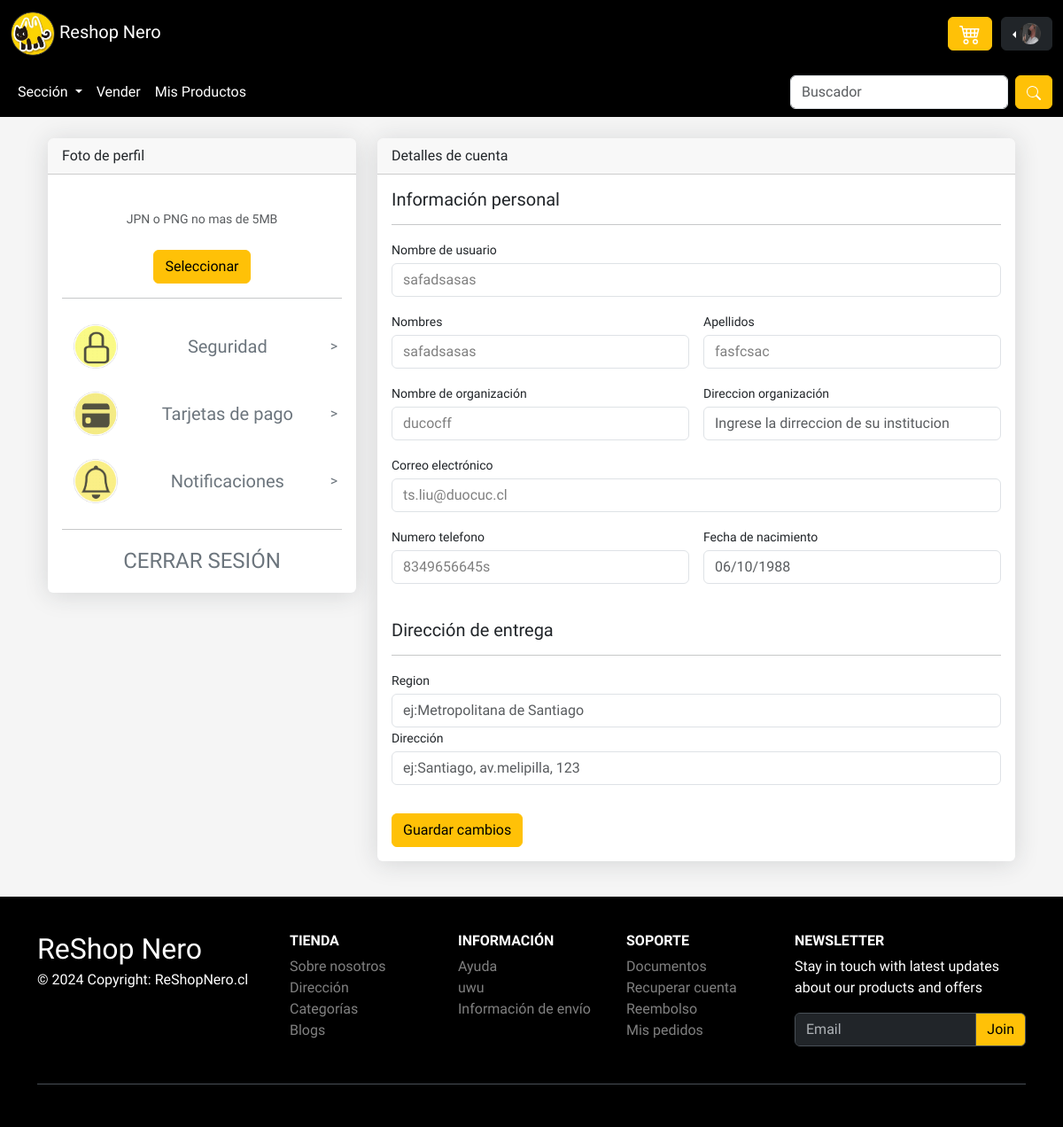
The app's page /perfil_usuario/1/ with its own data.
### uni_segun/models.py (models this page shows, shortened)
class Usuario(models.Model):
    nombre = models.CharField(max_length=255)
    apellido = models.CharField(max_length=255)
    rut = models.CharField(max_length=12, unique=True)
    academia = models.CharField(max_length=255)
    email = models.EmailField(unique=True)
    contraseña = models.CharField(max_length=255)
    numero_de_telefono = models.CharField(max_length=15, unique=True)
    fecha_registro = models.DateTimeField(auto_now_add=True)

### uni_segun/views.py (the view)
# urls.py: path('perfil_usuario/<int:usuario_id>/', views.perfil_usuario, name='perfil_usuario'),
def perfil_usuario(request, usuario_id):
    usuario = get_object_or_404(Usuario, id=usuario_id)
    carrito = request.session.get('carrito', [])
    total = sum(item['precio'] * item['cantidad'] for item in carrito)
    cant = sum(item['cantidad'] for item in carrito)
    context = {
        'carrito': carrito,
        'total': total,
        'cant':cant,
        'usuario': usuario,
    }
    return render(request, 'perfil.html', context)

### uni_segun/templates/perfil.html (shortened to what this page needs)
<!DOCTYPE html>
<html lang="es">
<head>
    {% load static %}
    <link rel="stylesheet" href="{% static 'css/estilo_perfil.css' %}">
    <link href="{% static 'bootstrap-5.3.3/dist/css/bootstrap.min.css' %}" rel="stylesheet">
    <link rel="stylesheet" href="{% static 'css/estilo.carrodecompra.css' %}">
    <link rel="stylesheet" href="{% static 'css/style.css' %}">
</head>
<body>
    <div class="sticky-top">
      <nav class="navbar navbar-expand-lg navbar-dark navbar-custom" data-bs-theme="dark">
          <div class="container-fluid">
            <a class="navbar-brand" href="{% url 'inicioUsuario' %}"><img src="{% static 'imgs/logo.png' %}" alt="" style="height: 50px; width: 50px;"> Reshop Nero</a>
            <form class="d-flex" role="button">
                  <button class="btn btn-warning position-relative" style="margin-right: 10px;" type="button" data-bs-toggle="offcanvas" data-bs-target="#offcanvasExample" aria-controls="offcanvasExample">
                    </button>
                  <div class="btn-group dropstart">
                      <button type="button" class="btn btn-dark dropdown-toggle" data-bs-toggle="dropdown" aria-expanded="false">
                          <img src="{% static 'imgs/fotodeperfil.jpg' %}" class="float-end" style="height: 2dvw; width: 2dvw; border-radius: 50%;">
                      </button>
                  </div>
              </form>
          </div>
      </nav>
      <nav class="navbar navbar-expand-lg navbar-dark navbar-custom">
          <div class="container-fluid">
              <div class="collapse navbar-collapse" id="navbarSupportedContent">
                  <ul class="navbar-nav me-auto mb-2 mb-lg-0">
                      <li class="nav-item dropdown">
                          <a class="nav-link active dropdown-toggle" href="#" role="button" data-bs-toggle="dropdown" aria-expanded="false">
                              Sección
                          </a>
                      </li>
                  </ul>
                  <div class="collapse navbar-collapse" id="navbarNav">
                      <ul class="navbar-nav">
                        <li class="nav-item">
                          <a class="nav-link active" href="{% url 'venderProducto'%}">Vender</a>
                      </li>
                      <li class="nav-item">
                        <a class="nav-link active" href="{% url 'misproductos'%}">Mis Productos</a>
                      </li>
                      </ul>
                  </div>
                  <form class="d-flex" role="search">
                      <input class="form-control me-2" type="search" placeholder="Buscador" aria-label="Search">
                      <button class="btn btn-warning" type="submit"></button>
                  </form>
              </div>
          </div>
      </nav>
  </div>
    <div class="container-xl px-4 mt-4">
        <div class="row">
            <div class="col-xl-4">
                <div class="card mb-4 mb-xl-0 " >
                    <div class="card-header">Foto de perfil</div>
                    <div class="card-body text-center">
                        <div class="small font-italic text-muted mb-4">JPN o PNG no mas de 5MB</div>
                        <button class="btn btn-warning" onclick="document.getElementById('fileInput').click()">Seleccionar</button>
                        <hr>
                        <a href="#" class="text-secondary text-decoration-none" >
                          <div class="d-flex align-items-center rounded fa" style="padding: 5px!important;"   >
                            <div class="  rounded-circle p-2" >
                              <img src="{% static 'imgs/seguridad.png' %}" alt="Seguridad" style="width: 50px; height: 50px; opacity: 0.8;  ">
                            </div>
                              <h5 class="mb-0 flex-grow-1">Seguridad</h5>
                            <span class="text-primary ml-auto text-secondary">></span>
                          </div>
                        </a>
                        <a href="#" class="text-secondary text-decoration-none">
                        <div class="d-flex align-items-center rounded" style="padding: 5px!important;" >
                          <div class=" text-white rounded-circle p-2">
                            <img src="{% static 'imgs/targeta.png' %}" alt="targeta" style="width: 50px; height: 50px; opacity: 0.8; ">
                          </div>
                            <h5 class="mb-0 flex-grow-1">Tarjetas de pago</h5>
                          <span class="text-primary ml-auto text-secondary">></span>
                        </div>
                        </a>
                        <a href="#" class="text-secondary text-decoration-none">
                          <div class="d-flex align-items-center rounded" style="padding: 5px!important;" >
                            <div class=" text-white rounded-circle p-2">
                              <img src="{% static 'imgs/notificacion.png' %}" alt="notificacion" style="width: 50px; height: 50px; opacity: 0.8; ">
                            </div>
                              <h5 class="mb-0 flex-grow-1">Notificaciones</h5>
                            <span class="text-primary ml-auto text-secondary">></span>
                          </div>
                        </a>
                        <hr>
                          <a href="{% url 'index' %}" class="text-secondary text-decoration-none">
                            <div class="d-flex align-items-center rounded" style="padding: 5px!important;" >
                                <h4 class="mb-0 flex-grow-1">CERRAR SESIÓN</h4>
                            </div>
                          </a>
                    </div>
                </div>
            </div>
            <div class="col-xl-8">
                <div class="card mb-4">
                    <div class="card-header">Detalles de cuenta</div>
                    <div class="card-body">
                      <form id="perfil-form" method="post" action="{% url 'actualizar_perfil' %}">
                              <h5>Información personal</h5>
                              <hr>
                            <div class="mb-3">
                                <label class="small mb-1" for="inputUsername">Nombre de usuario</label>
                                <input class="form-control" id="inputUsername" type="text" placeholder="Nombre usuario" name="nombre" value="{{ usuario.nombre }}">
                            </div>
                            <div class="row gx-3 mb-3">
                                <div class="col-md-6">
                                    <label class="small mb-1" for="inputFirstName">Nombres</label>
                                    <input class="form-control" id="inputFirstName" type="text" placeholder="Ingrese su nombre" name="nombre" value="{{ usuario.nombre }}" >
                                </div>
                                <div class="col-md-6">
                                    <label class="small mb-1" for="inputLastName">Apellidos</label>
                                    <input class="form-control" id="inputLastName" type="text" placeholder="Ingrese su apellido" name="apellido" value="{{ usuario.apellido }}">
                                </div>
                            </div>
                            <div class="row gx-3 mb-3">
                                <div class="col-md-6">
                                    <label class="small mb-1" for="inputOrgName">Nombre de organización</label>
                                    <input class="form-control" id="inputOrgName" type="text" placeholder="Ingrese el nombre de su institucion" name="academia" value="{{ usuario.academia }}" >
                                </div>
                                <div class="col-md-6">
                                    <label class="small mb-1" for="inputLocation">Direccion organización</label>
                                    <input class="form-control" id="inputLocation" type="text" placeholder="Ingrese la dirreccion de su institucion" >
                                </div>
                            </div>
                            <div class="mb-3">
                                <label class="small mb-1" for="inputEmailAddress">Correo electrónico</label>
                                <input class="form-control" id="inputEmailAddress" type="email" placeholder="name@example.com" name="email" value="{{ usuario.email }}">
                            </div>
                            <div class="row gx-3 mb-3">
                                <div class="col-md-6">
                                    <label class="small mb-1" for="inputPhone">Numero telefono</label>
                                    <input class="form-control" id="inputPhone" type="tel" placeholder="+5692222222" name="numero_de_telefono" value="{{ usuario.numero_de_telefono }}">
                                </div>
                                <div class="col-md-6">
                                    <label class="small mb-1" for="inputBirthday">Fecha de nacimiento</label>
                                    <input class="form-control" id="inputBirthday" type="text" name="birthday" placeholder="06/10/1988">
                                </div>
                            </div>
                            <br>
                              <h5>Dirección de entrega</h5>
                              <hr>
                                <div class="row gx-3 mb-3">
                                    <div class="mb-3">
                                        <label class="small mb-1" for="inputUsername">Region</label>
                                        <input class="form-control" id="inputUsername" type="text" placeholder="ej:Metropolitana de Santiago" name="ciudad" value="" >
                                        <label class="small mb-1" for="inputUsername">Dirección</label>
                                        <input class="form-control" id="inputUsername" type="text" placeholder="ej:Santiago, av.melipilla, 123" name="direccion" value="">
                                    </div>
                                </div>
                                <button class="btn btn-warning " type="submit">Guardar cambios</button>
                              </form>
                    </div>
                </div>
            </div>
                </div>
            </div>
<footer class="text-center text-lg-start text-muted bg-dark mt-3" style="background-color: black!important;" data-bs-theme="dark">
  <section class="">
    <div class="container text-center text-md-start pt-4 pb-4">
      <div class="row mt-3">
        <div class="col-12 col-lg-3 col-sm-12 mb-2">
          <a href="{% url 'index' %}" target="_blank" class="text-white h2">
            ReShop Nero
          </a>
          <p class="mt-1 text-white">
            © 2024 Copyright: ReShopNero.cl
          </p>
        </div>
        <div class="col-6 col-sm-4 col-lg-2">
          <h6 class="text-uppercase text-white fw-bold mb-2">
            Tienda
          </h6>
          <ul class="list-unstyled mb-4">
            <li><a class="text-white-50" href="#">Sobre nosotros</a></li>
            <li><a class="text-white-50" href="#">Dirección</a></li>
            <li><a class="text-white-50" href="#">Categorías</a></li>
            <li><a class="text-white-50" href="#">Blogs</a></li>
          </ul>
        </div>
        <div class="col-6 col-sm-4 col-lg-2">
          <h6 class="text-uppercase text-white fw-bold mb-2">
            Información
          </h6>
          <ul class="list-unstyled mb-4">
            <li><a class="text-white-50" href="#">Ayuda</a></li>
            <li><a class="text-white-50" href="#">uwu</a></li>
            <li><a class="text-white-50" href="#">Información de envío</a></li>
          </ul>
        </div>
        <div class="col-6 col-sm-4 col-lg-2">
          <h6 class="text-uppercase text-white fw-bold mb-2">
            Soporte
          </h6>
          <ul class="list-unstyled mb-4">
            <li><a class="text-white-50" href="#">Documentos</a></li>
            <li><a class="text-white-50" href="#">Recuperar cuenta</a></li>
            <li><a class="text-white-50" href="#">Reembolso</a></li>
            <li><a class="text-white-50" href="#">Mis pedidos</a></li>
          </ul>
        </div>
        <div class="col-12 col-sm-12 col-lg-3">
          <h6 class="text-uppercase text-white fw-bold mb-2">Newsletter</h6>
          <p class="text-white">Stay in touch with latest updates about our products and offers</p>
          <div class="input-group mb-3">
            <input type="email" class="form-control border" placeholder="Email" aria-label="Email" aria-describedby="button-addon2" />
            <button class="btn btn-warning border shadow-0" type="button" id="button-addon2" data-mdb-ripple-color="dark">
              Join
            </button>
          </div>
        </div>
      </div>
    </div>
  </section>
  <div class="">
    <div class="container">
      <div class="d-flex justify-content-between py-4 border-top">
      </div>
    </div>
  </div>
</footer>
</body>
</html>

### uni_segun/static/css/estilo_perfil.css (style rules this page uses)
body { background-color:whitesmoke !important; color:#69707a; }
.rounded-circle { border-radius: 50% !important; }
.card { box-shadow: 0 0.15rem 1.75rem 0 rgb(33 40 50 / 15%); }
.card .card-header { font-weight: 500; }
.card-header:first-child { border-radius: 0.35rem 0.35rem 0 0; }
.card-header { padding: 1rem 1.35rem; margin-bottom: 0; background-color: rgba(33, 59, 96, 0.03); border-bottom: 1px solid rgba(33, 40, 50, 0.125); }
.form-control, .dataTable-input { display: block; width: 100%; padding: 0.875rem 1.125rem; font-size: 0.875rem; font-weight: 400; line-height: 1; color: #69707a; background-color: #fff; background-clip: padding-box; border: 1px solid #c5ccd6; -webkit-appearance: none; -moz-appearance: none; appearance: none; border-radius: 0.35rem; transition: border-color 0.15s ease-in-out, box-shadow 0.15s ease-in-out; }
.form-control[value] { color: rgba(0, 0, 0, 0.5); }

### uni_segun/static/css/estilo.carrodecompra.css (style rules this page uses)
* { margin: 0; padding: 0; box-sizing: border-box; font-family: 'Mulish', sans-serif; }
:root { --text-clr: #4f4f4f; }
p { color: #6c757d; }
a { text-decoration: none; color: var(--text-clr); }
.card { border: none; }
button { border: none; background: none; padding: 0; margin: 0; cursor: pointer; }

### uni_segun/static/css/style.css (style rules this page uses)
body { background-color: black; }

### uni_segun/templates/perfil.html (style rules this page uses)
.navbar-custom, .navbar-custom .navbar-nav .nav-link { background-color: black; color: white; }

### records on screen
Usuario: nombre "safadsasas", apellido "fasfcsac", academia "ducocff", email "ts.liu@duocuc.cl", numero_de_telefono "8349656645s"
